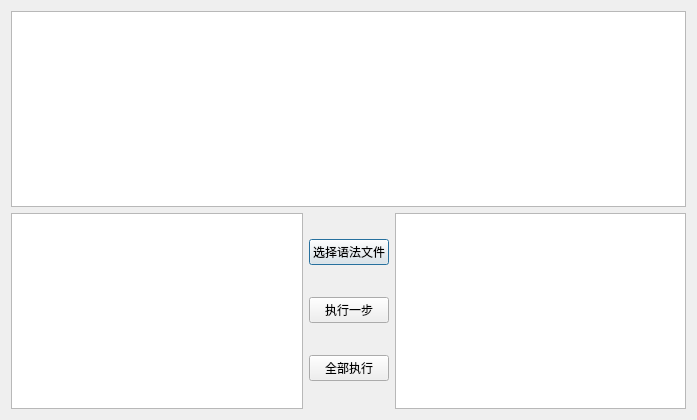
<?xml version="1.0" encoding="UTF-8"?>
<ui version="4.0">
 <class>tj_parser</class>
 <widget class="QDialog" name="tj_parser">
  <property name="geometry">
   <rect>
    <x>0</x>
    <y>0</y>
    <width>697</width>
    <height>420</height>
   </rect>
  </property>
  <property name="windowTitle">
   <string>Dialog</string>
  </property>
  <layout class="QVBoxLayout" name="verticalLayout">
   <item>
    <widget class="QTreeView" name="treeView"/>
   </item>
   <item>
    <layout class="QHBoxLayout" name="horizontalLayout">
     <item>
      <widget class="QTableView" name="lexicalData"/>
     </item>
     <item>
      <layout class="QVBoxLayout" name="verticalLayout_2">
       <item>
        <widget class="QPushButton" name="selectFile">
         <property name="text">
          <string>选择语法文件</string>
         </property>
        </widget>
       </item>
       <item>
        <widget class="QPushButton" name="oneStep">
         <property name="text">
          <string>执行一步</string>
         </property>
        </widget>
       </item>
       <item>
        <widget class="QPushButton" name="multiStep">
         <property name="text">
          <string>全部执行</string>
         </property>
        </widget>
       </item>
      </layout>
     </item>
     <item>
      <widget class="QListView" name="parserData"/>
     </item>
    </layout>
   </item>
  </layout>
 </widget>
 <resources/>
 <connections/>
</ui>
